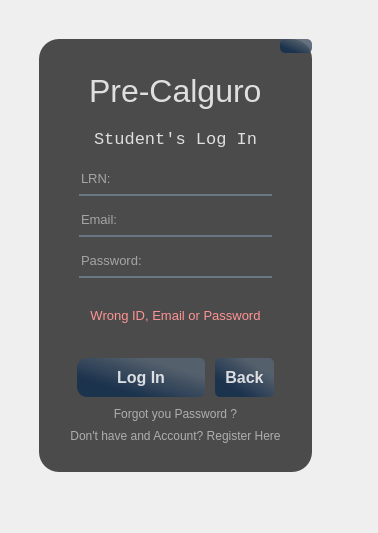
<?xml version="1.0" encoding="UTF-8"?>
<ui version="4.0">
 <class>studLoginWindow</class>
 <widget class="QMainWindow" name="studLoginWindow">
  <property name="geometry">
   <rect>
    <x>0</x>
    <y>0</y>
    <width>378</width>
    <height>533</height>
   </rect>
  </property>
  <property name="windowTitle">
   <string>MainWindow</string>
  </property>
  <widget class="QWidget" name="centralwidget">
   <property name="styleSheet">
    <string notr="true">*{
border: none;
background-color: transparent;
background: transparent;
padding: 0;
margin: 0;
color: #fff;
}
#frame{
border-image: url(:/images/back1.png);
border-radius: 20px;
}
#frame_4{
background-color:rgba(0,0,0,175);
border-radius: 20px;
}

#label, #label_2, #label_3, #label_4{
color: rgba(255, 255, 255,210);
}
QPushButton#closeButton,#loginStudButton,#backButton{
	background-color: qlineargradient(spread:pad, x1:0.505682, y1:0.989, x2:1, y2:0.477, stop:0 rgba(20, 47, 78, 219), stop:1 rgba(85, 98, 112, 226));
	color:rgba();
	color:rgba(255,255,255,210);
	border-radius:5px;
}
QPushButton#closeButton:hover, #loginStudButton:hover, #backButton:hover{
	background-color: qlineargradient(spread:pad, x1:0.505682, y1:0.989, x2:1, y2:0.477, stop:0 rgba(40, 67, 98, 219), stop:1 rgba(105, 118, 132, 226));
}
QPushButton#closeButton:pressed, #loginStudButton:pressed, #backButton:pressed{
	padding-left:5px;
	padding-top:5px;
	background-color:rgba(105, 118, 132, 200)
}
#studEmail_lineEdit, #studPass_lineEdit, #studID_lineEdit{
background-color:rgba(0,0,0,0);
border:none;
border-bottom:2px solid rgba(105, 118, 132, 255);
color: rgb(255, 255, 255);
padding-bottom:7px
}
</string>
   </property>
   <widget class="QFrame" name="frame">
    <property name="geometry">
     <rect>
      <x>30</x>
      <y>30</y>
      <width>291</width>
      <height>451</height>
     </rect>
    </property>
    <property name="frameShape">
     <enum>QFrame::StyledPanel</enum>
    </property>
    <property name="frameShadow">
     <enum>QFrame::Raised</enum>
    </property>
    <layout class="QVBoxLayout" name="verticalLayout_8">
     <item>
      <widget class="QFrame" name="frame_4">
       <property name="frameShape">
        <enum>QFrame::StyledPanel</enum>
       </property>
       <property name="frameShadow">
        <enum>QFrame::Raised</enum>
       </property>
       <layout class="QVBoxLayout" name="verticalLayout">
        <property name="spacing">
         <number>0</number>
        </property>
        <property name="leftMargin">
         <number>0</number>
        </property>
        <property name="topMargin">
         <number>0</number>
        </property>
        <property name="rightMargin">
         <number>0</number>
        </property>
        <property name="bottomMargin">
         <number>0</number>
        </property>
        <item>
         <widget class="QFrame" name="frame_2">
          <property name="frameShape">
           <enum>QFrame::StyledPanel</enum>
          </property>
          <property name="frameShadow">
           <enum>QFrame::Raised</enum>
          </property>
          <layout class="QVBoxLayout" name="verticalLayout_2">
           <property name="spacing">
            <number>20</number>
           </property>
           <property name="leftMargin">
            <number>0</number>
           </property>
           <property name="topMargin">
            <number>0</number>
           </property>
           <property name="rightMargin">
            <number>0</number>
           </property>
           <property name="bottomMargin">
            <number>0</number>
           </property>
           <item alignment="Qt::AlignRight|Qt::AlignTop">
            <widget class="QWidget" name="widget_3" native="true">
             <layout class="QHBoxLayout" name="horizontalLayout_2">
              <property name="spacing">
               <number>0</number>
              </property>
              <property name="leftMargin">
               <number>0</number>
              </property>
              <property name="topMargin">
               <number>0</number>
              </property>
              <property name="rightMargin">
               <number>0</number>
              </property>
              <property name="bottomMargin">
               <number>0</number>
              </property>
              <item>
               <widget class="QPushButton" name="closeButton">
                <property name="styleSheet">
                 <string notr="true"/>
                </property>
                <property name="text">
                 <string/>
                </property>
                <property name="icon">
                 <iconset resource="res.qrc">
                  <normaloff>:/icons/icons/x.svg</normaloff>:/icons/icons/x.svg</iconset>
                </property>
                <property name="iconSize">
                 <size>
                  <width>25</width>
                  <height>25</height>
                 </size>
                </property>
               </widget>
              </item>
             </layout>
            </widget>
           </item>
           <item alignment="Qt::AlignHCenter|Qt::AlignTop">
            <widget class="QWidget" name="widget_7" native="true">
             <property name="font">
              <font>
               <pointsize>1</pointsize>
              </font>
             </property>
             <layout class="QVBoxLayout" name="verticalLayout_10">
              <property name="spacing">
               <number>20</number>
              </property>
              <property name="leftMargin">
               <number>0</number>
              </property>
              <property name="topMargin">
               <number>0</number>
              </property>
              <property name="rightMargin">
               <number>0</number>
              </property>
              <property name="bottomMargin">
               <number>0</number>
              </property>
              <item alignment="Qt::AlignHCenter">
               <widget class="QLabel" name="label">
                <property name="font">
                 <font>
                  <pointsize>24</pointsize>
                 </font>
                </property>
                <property name="text">
                 <string>Pre-Calguro</string>
                </property>
               </widget>
              </item>
              <item alignment="Qt::AlignHCenter">
               <widget class="QLabel" name="label_4">
                <property name="font">
                 <font>
                  <family>Consolas</family>
                  <pointsize>13</pointsize>
                 </font>
                </property>
                <property name="text">
                 <string>Student's Log In</string>
                </property>
               </widget>
              </item>
             </layout>
            </widget>
           </item>
           <item>
            <widget class="QWidget" name="widget_6" native="true">
             <layout class="QVBoxLayout" name="verticalLayout_6">
              <property name="spacing">
               <number>15</number>
              </property>
              <property name="leftMargin">
               <number>40</number>
              </property>
              <property name="topMargin">
               <number>0</number>
              </property>
              <property name="rightMargin">
               <number>40</number>
              </property>
              <property name="bottomMargin">
               <number>0</number>
              </property>
              <item>
               <widget class="QLineEdit" name="studID_lineEdit">
                <property name="font">
                 <font>
                  <pointsize>10</pointsize>
                 </font>
                </property>
                <property name="styleSheet">
                 <string notr="true"/>
                </property>
                <property name="text">
                 <string/>
                </property>
                <property name="placeholderText">
                 <string>LRN:</string>
                </property>
               </widget>
              </item>
              <item>
               <widget class="QLineEdit" name="studEmail_lineEdit">
                <property name="font">
                 <font>
                  <pointsize>10</pointsize>
                 </font>
                </property>
                <property name="styleSheet">
                 <string notr="true"/>
                </property>
                <property name="text">
                 <string/>
                </property>
                <property name="placeholderText">
                 <string>Email:</string>
                </property>
               </widget>
              </item>
              <item>
               <widget class="QLineEdit" name="studPass_lineEdit">
                <property name="font">
                 <font>
                  <pointsize>10</pointsize>
                 </font>
                </property>
                <property name="styleSheet">
                 <string notr="true"/>
                </property>
                <property name="text">
                 <string/>
                </property>
                <property name="echoMode">
                 <enum>QLineEdit::Password</enum>
                </property>
                <property name="placeholderText">
                 <string>Password:</string>
                </property>
               </widget>
              </item>
              <item alignment="Qt::AlignTop">
               <widget class="QWidget" name="warning_Widget" native="true">
                <layout class="QVBoxLayout" name="verticalLayout_4">
                 <property name="spacing">
                  <number>0</number>
                 </property>
                 <property name="leftMargin">
                  <number>0</number>
                 </property>
                 <property name="topMargin">
                  <number>6</number>
                 </property>
                 <property name="rightMargin">
                  <number>0</number>
                 </property>
                 <property name="bottomMargin">
                  <number>0</number>
                 </property>
                 <item>
                  <widget class="QStackedWidget" name="warningPages">
                   <property name="currentIndex">
                    <number>0</number>
                   </property>
                   <widget class="QWidget" name="page">
                    <layout class="QVBoxLayout" name="verticalLayout_7">
                     <item>
                      <widget class="QLabel" name="label_5">
                       <property name="font">
                        <font>
                         <family>MS Shell Dlg 2</family>
                         <pointsize>8</pointsize>
                        </font>
                       </property>
                       <property name="text">
                        <string>&lt;html&gt;&lt;head/&gt;&lt;body&gt;&lt;p&gt;&lt;span style=&quot; font-size:10pt; color:#ff9393;&quot;&gt;Wrong ID, Email or Password&lt;/span&gt;&lt;/p&gt;&lt;/body&gt;&lt;/html&gt;</string>
                       </property>
                       <property name="textFormat">
                        <enum>Qt::RichText</enum>
                       </property>
                       <property name="alignment">
                        <set>Qt::AlignCenter</set>
                       </property>
                      </widget>
                     </item>
                    </layout>
                   </widget>
                   <widget class="QWidget" name="page_2">
                    <layout class="QVBoxLayout" name="verticalLayout_9">
                     <item>
                      <widget class="QLabel" name="label_6">
                       <property name="font">
                        <font>
                         <family>MS Shell Dlg 2</family>
                         <pointsize>8</pointsize>
                        </font>
                       </property>
                       <property name="text">
                        <string>&lt;html&gt;&lt;head/&gt;&lt;body&gt;&lt;p&gt;&lt;span style=&quot; font-size:10pt; color:#ff9393;&quot;&gt;User Doesn't Exist&lt;/span&gt;&lt;/p&gt;&lt;/body&gt;&lt;/html&gt;</string>
                       </property>
                       <property name="textFormat">
                        <enum>Qt::RichText</enum>
                       </property>
                       <property name="alignment">
                        <set>Qt::AlignCenter</set>
                       </property>
                      </widget>
                     </item>
                    </layout>
                   </widget>
                  </widget>
                 </item>
                </layout>
               </widget>
              </item>
             </layout>
            </widget>
           </item>
          </layout>
         </widget>
        </item>
        <item>
         <widget class="QFrame" name="frame_3">
          <property name="frameShape">
           <enum>QFrame::StyledPanel</enum>
          </property>
          <property name="frameShadow">
           <enum>QFrame::Raised</enum>
          </property>
          <layout class="QVBoxLayout" name="verticalLayout_3">
           <property name="spacing">
            <number>10</number>
           </property>
           <property name="leftMargin">
            <number>0</number>
           </property>
           <property name="topMargin">
            <number>0</number>
           </property>
           <property name="rightMargin">
            <number>0</number>
           </property>
           <property name="bottomMargin">
            <number>0</number>
           </property>
           <item alignment="Qt::AlignHCenter|Qt::AlignBottom">
            <widget class="QWidget" name="widget_5" native="true">
             <layout class="QHBoxLayout" name="horizontalLayout">
              <property name="spacing">
               <number>0</number>
              </property>
              <property name="leftMargin">
               <number>0</number>
              </property>
              <property name="topMargin">
               <number>0</number>
              </property>
              <property name="rightMargin">
               <number>0</number>
              </property>
              <property name="bottomMargin">
               <number>0</number>
              </property>
              <item>
               <widget class="QWidget" name="widget" native="true">
                <layout class="QHBoxLayout" name="horizontalLayout_3">
                 <property name="spacing">
                  <number>0</number>
                 </property>
                 <property name="leftMargin">
                  <number>0</number>
                 </property>
                 <property name="topMargin">
                  <number>0</number>
                 </property>
                 <property name="rightMargin">
                  <number>5</number>
                 </property>
                 <property name="bottomMargin">
                  <number>0</number>
                 </property>
                 <item>
                  <widget class="QPushButton" name="loginStudButton">
                   <property name="font">
                    <font>
                     <family>MS Sans Serif</family>
                     <pointsize>12</pointsize>
                     <weight>75</weight>
                     <bold>true</bold>
                    </font>
                   </property>
                   <property name="styleSheet">
                    <string notr="true">	padding: 10px 40px;
	border-top-left-radius: 10px;
	border-bottom-left-radius: 10px;</string>
                   </property>
                   <property name="text">
                    <string>Log In</string>
                   </property>
                   <property name="iconSize">
                    <size>
                     <width>12</width>
                     <height>12</height>
                    </size>
                   </property>
                   <property name="autoDefault">
                    <bool>false</bool>
                   </property>
                   <property name="default">
                    <bool>false</bool>
                   </property>
                   <property name="flat">
                    <bool>false</bool>
                   </property>
                  </widget>
                 </item>
                </layout>
               </widget>
              </item>
              <item>
               <widget class="QWidget" name="widget_4" native="true">
                <layout class="QHBoxLayout" name="horizontalLayout_4">
                 <property name="spacing">
                  <number>0</number>
                 </property>
                 <property name="leftMargin">
                  <number>5</number>
                 </property>
                 <property name="topMargin">
                  <number>0</number>
                 </property>
                 <property name="rightMargin">
                  <number>0</number>
                 </property>
                 <property name="bottomMargin">
                  <number>0</number>
                 </property>
                 <item>
                  <widget class="QPushButton" name="backButton">
                   <property name="sizePolicy">
                    <sizepolicy hsizetype="Minimum" vsizetype="Fixed">
                     <horstretch>0</horstretch>
                     <verstretch>0</verstretch>
                    </sizepolicy>
                   </property>
                   <property name="baseSize">
                    <size>
                     <width>0</width>
                     <height>0</height>
                    </size>
                   </property>
                   <property name="font">
                    <font>
                     <family>MS Sans Serif</family>
                     <pointsize>12</pointsize>
                     <weight>75</weight>
                     <bold>true</bold>
                    </font>
                   </property>
                   <property name="styleSheet">
                    <string notr="true">	padding: 10px 10px;
</string>
                   </property>
                   <property name="text">
                    <string>Back</string>
                   </property>
                   <property name="iconSize">
                    <size>
                     <width>16</width>
                     <height>16</height>
                    </size>
                   </property>
                  </widget>
                 </item>
                </layout>
               </widget>
              </item>
             </layout>
            </widget>
           </item>
           <item alignment="Qt::AlignHCenter|Qt::AlignTop">
            <widget class="QWidget" name="widget_2" native="true">
             <layout class="QVBoxLayout" name="verticalLayout_5">
              <property name="spacing">
               <number>8</number>
              </property>
              <property name="leftMargin">
               <number>0</number>
              </property>
              <property name="topMargin">
               <number>0</number>
              </property>
              <property name="rightMargin">
               <number>0</number>
              </property>
              <property name="bottomMargin">
               <number>10</number>
              </property>
              <item alignment="Qt::AlignBottom">
               <widget class="QPushButton" name="toForgotPassStudButton">
                <property name="styleSheet">
                 <string notr="true">QPushButton#toForgotPassStudButton{
	color:rgba(255,255,255,140)
}
QPushButton#toForgotPassStudButton:pressed{
	color: rgba(251, 153, 93, 1);
}
</string>
                </property>
                <property name="text">
                 <string>Forgot you Password ?</string>
                </property>
                <property name="default">
                 <bool>false</bool>
                </property>
                <property name="flat">
                 <bool>true</bool>
                </property>
               </widget>
              </item>
              <item alignment="Qt::AlignTop">
               <widget class="QPushButton" name="toRegisterStudButton">
                <property name="styleSheet">
                 <string notr="true">QPushButton#toRegisterStudButton{
	color:rgba(255,255,255,140)
}
QPushButton#toRegisterStudButton:pressed{
	color: rgba(251, 153, 93, 1);
}
</string>
                </property>
                <property name="text">
                 <string>Don't have and Account? Register Here</string>
                </property>
                <property name="flat">
                 <bool>true</bool>
                </property>
               </widget>
              </item>
             </layout>
            </widget>
           </item>
          </layout>
         </widget>
        </item>
       </layout>
      </widget>
     </item>
    </layout>
   </widget>
  </widget>
 </widget>
 <resources>
  <include location="res.qrc"/>
 </resources>
 <connections/>
</ui>
